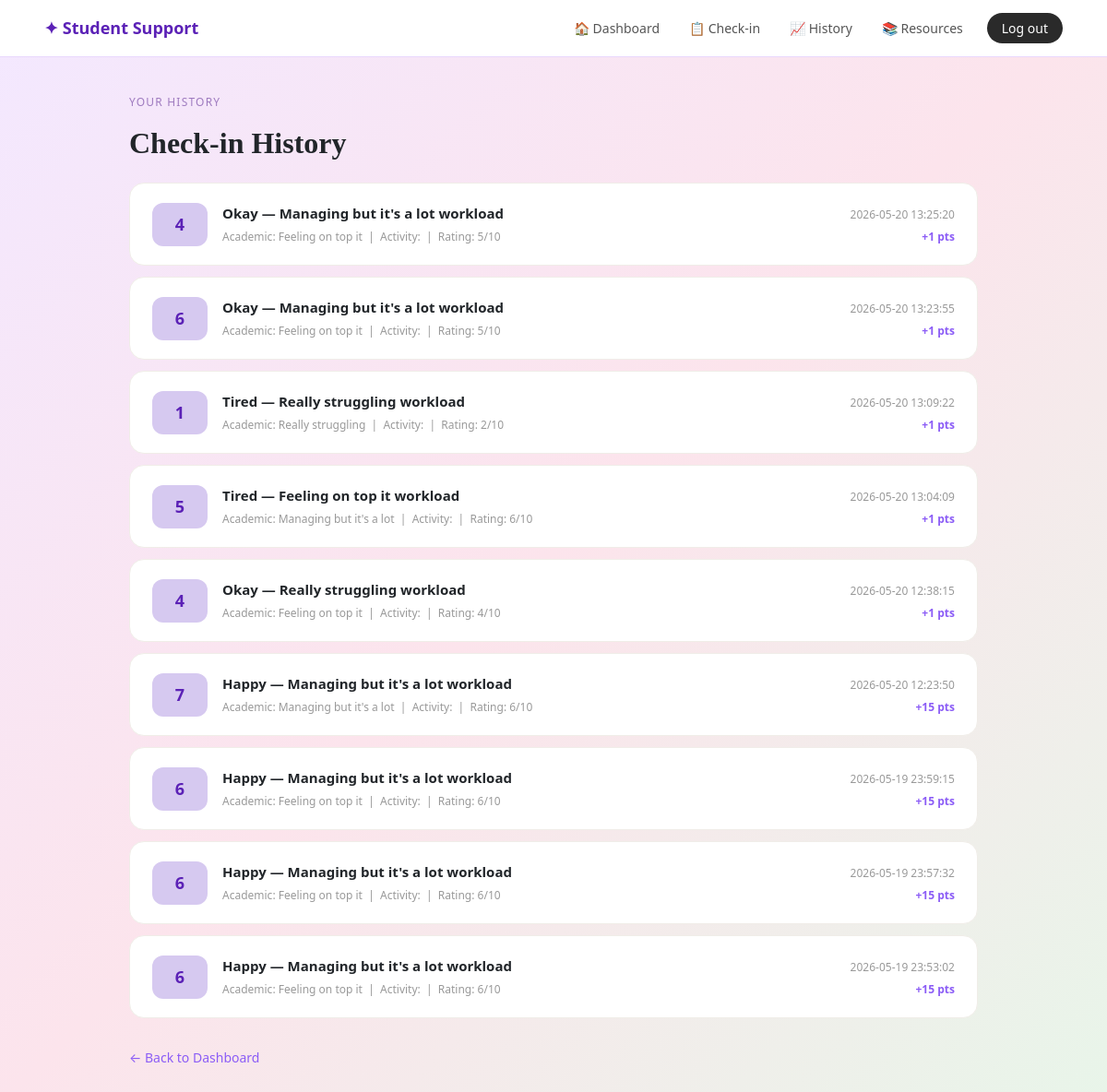
The page /view-checkins (signed in) on the database its author committed.
### tables this page shows
CREATE TABLE checkins (
            id INTEGER PRIMARY KEY AUTOINCREMENT,
            user_id INTEGER,
            mood TEXT,
            academic TEXT,
            workload TEXT,
            social TEXT,
            financial TEXT,
            sleep TEXT,
            rating INTEGER,
            score INTEGER,
            points_earned INTEGER DEFAULT 0,
            date TIMESTAMP DEFAULT CURRENT_TIMESTAMP,
            FOREIGN KEY (user_id) REFERENCES users(id)
        );

### app.py (the view)
@app.route("/view-checkins")
def view_checkins():
    if "user_id" not in session:
        return redirect(url_for("login"))
    conn = get_db_connection()
    checkins = conn.execute(
        "SELECT * FROM checkins WHERE user_id = ? ORDER BY date DESC",
        (session["user_id"],)
    ).fetchall()
    conn.close()
    return render_template("view_checkins.html", checkins=checkins)

### app.py (called while the page is built)
def get_db_connection():
    conn = sqlite3.connect("wellbeing.db")
    conn.row_factory = sqlite3.Row
    return conn

### templates/view_checkins.html
{% extends "base.html" %}
{% block content %}
<div style="max-width: 960px; margin: 0 auto; padding: 40px 20px;">
    <p style="font-size: 12px; letter-spacing: 0.1em; text-transform: uppercase; color: #9E7ABF;">Your History</p>
    <h1 style="font-family: Georgia, serif; font-size: 32px; font-weight: 600; margin-bottom: 24px;">Check-in History</h1>
    {% if checkins %}
    {% for checkin in checkins %}
    <div style="background: white; border-radius: 16px; padding: 20px 24px; margin-bottom: 12px; display: flex; align-items: center; gap: 16px; border: 1px solid #F0EDE8;">
        <div style="background: #D6C9F0; border-radius: 12px; padding: 10px 16px; font-weight: 700; color: #5B21B6; font-size: 18px; min-width: 60px; text-align: center;">
            {{ checkin.score }}
        </div>
        <div style="flex: 1;">
            <strong style="display: block; font-size: 15px;">{{ checkin.mood | capitalize }} — {{ checkin.workload | capitalize }} workload</strong>
            <span style="font-size: 12px; color: #999;">Academic: {{ checkin.academic | capitalize }} &nbsp;|&nbsp; Activity: {{ checkin.activity | capitalize }} &nbsp;|&nbsp; Rating: {{ checkin.rating }}/10</span>
        </div>
        <div style="text-align: right;">
            <span style="font-size: 12px; color: #999;">{{ checkin.date }}</span><br>
            <span style="font-size: 12px; font-weight: 600; color: #8B5CF6;">+{{ checkin.points_earned }} pts</span>
        </div>
    </div>
    {% endfor %}
    {% else %}
    <div style="text-align: center; padding: 40px; background: white; border-radius: 16px;">
        <p style="color: #aaa;">No check-ins yet — <a href="/checkin" style="color: #8B5CF6;">start your first one!</a></p>
    </div>
    {% endif %}
    <a href="/dashboard" style="display: inline-block; margin-top: 20px; color: #8B5CF6; font-size: 14px; text-decoration: none;">← Back to Dashboard</a>
</div>
{% endblock %}

### templates/base.html (style rules this page uses)
body { background: linear-gradient(135deg, #f3e8ff 0%, #fce4ec 50%, #e8f5e9 100%); min-height: 100vh; }

### rows shown on the page
checkins: score "4", mood "Okay", workload "Managing but it's a lot", academic "Feeling on top it", rating "5", date "2026-05-20 13:25:20", points_earned "1"
checkins: score "6", mood "Okay", workload "Managing but it's a lot", academic "Feeling on top it", rating "5", date "2026-05-20 13:23:55", points_earned "1"
checkins: score "1", mood "Tired", workload "Really struggling", academic "Really struggling", rating "2", date "2026-05-20 13:09:22", points_earned "1"
checkins: score "5", mood "Tired", workload "Feeling on top it", academic "Managing but it's a lot", rating "6", date "2026-05-20 13:04:09", points_earned "1"
checkins: score "4", mood "Okay", workload "Really struggling", academic "Feeling on top it", rating "4", date "2026-05-20 12:38:15", points_earned "1"
checkins: score "7", mood "Happy", workload "Managing but it's a lot", academic "Managing but it's a lot", rating "6", date "2026-05-20 12:23:50", points_earned "15"
checkins: score "6", mood "Happy", workload "Managing but it's a lot", academic "Feeling on top it", rating "6", date "2026-05-19 23:59:15", points_earned "15"
checkins: score "6", mood "Happy", workload "Managing but it's a lot", academic "Feeling on top it", rating "6", date "2026-05-19 23:57:32", points_earned "15"
checkins: score "6", mood "Happy", workload "Managing but it's a lot", academic "Feeling on top it", rating "6", date "2026-05-19 23:53:02", points_earned "15"
